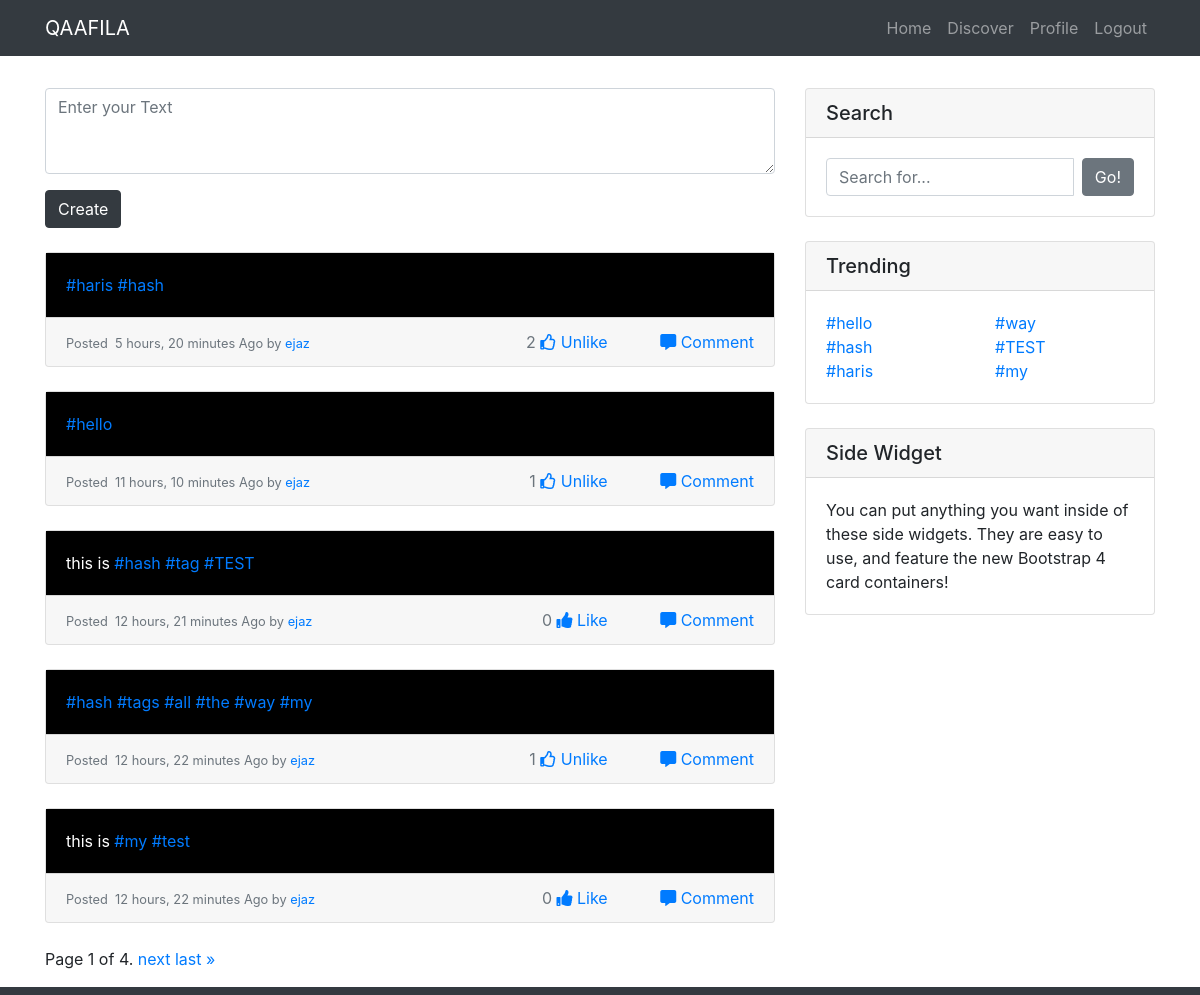
The app's page / (signed in) with its own data.
### Qaafila/models.py (models this page shows, shortened)
class Darja(models.Model):
  text = models.CharField(max_length=255)
  user = models.ForeignKey(settings.AUTH_USER_MODEL, on_delete=models.CASCADE)
  created_at = models.DateTimeField(auto_now_add=True)
  updated_at = models.DateTimeField(auto_now=True)
  likes = models.ManyToManyField(settings.AUTH_USER_MODEL, related_name='post_likes')
  class Meta:
    ordering = ['-created_at']

class hashTag(models.Model):
  tag_name = models.CharField(max_length=50)
  created_at = models.DateTimeField(auto_now_add=True)
  def __str__(self):
    return str(self.tag_name)

### Qaafila/views.py (the view, shortened to what this page needs)
# urls.py: 2. Add a URL to urlpatterns:  path('', views.home, name='home')
def home(request):
  form = DarjaForm(request.POST or None)
  tags1 =  hashTag.objects.all()[:3]
  tags2 =  hashTag.objects.all()[3:]
  query = request.GET.get('q')
  if query:
    posts = Darja.objects.filter(text__contains=query)
  else:
    posts = Darja.objects.all()
  paginator = Paginator(posts, 5) # Show 5 contacts per page
  page = request.GET.get('page')
  posts = paginator.get_page(page)
  context = {'posts':posts, 'form':form, 'htags1':tags1, 'htags2':tags2}
  return render(request, 'home.html', context)

### Qaafila/forms.py
class DarjaForm(forms.ModelForm):
  class Meta:
    model = Darja
    fields = ['text']
    labels = {'text':''}
    widgets = {
      'text' : forms.Textarea(
        attrs={'placeholder':'Enter your Text',
               'rows':3
               }
               )
    }

### Qaafila/templates/home.html (shortened to what this page needs)
{% extends 'base.html' %}
{% load crispy_forms_tags %}
{% block content %}
{% if request.user.is_authenticated %}
<form action="" method="post"> {% csrf_token %}
  {{form|crispy}}
  <button type="submit" class="btn btn-dark">Create</button>
</form>
{% else %}
<a href="{% url 'login' %}">Login to post your status</a>
{% endif %}
{% for post in posts %}
<div class="card mb-4 mt-4">
    <div class="card-body post-text">
    </div>
    <div class="card-footer text-muted">
        <small>
            Posted &nbsp;{{post.created_at|timesince}} Ago by
            <a href="#">{{post.user}}</a>
        </small>
          <span class="float-right">
             <span class="mr-4"> {{post.likes.count}}
               {% if request.user in post.likes.all %}
               <a href="{% url 'like_post' post.pk %}"><i class="far fa-thumbs-up"></i> Unlike</a>
               {% else %}
               {% if request.user.is_authenticated %}
                  <a href="{% url 'like_post' post.pk %}"><i class="fas fa-thumbs-up"></i> Like</a>
                  {% else %}
                  <a href="{% url 'login'  %}"><i class="fas fa-thumbs-up"></i> Like</a>
                  {% endif %}
               {% endif %}
             </span>
              <a href="{% url 'detail' post.pk %}"><i class="fas fa-comment-alt ml-4"></i> Comment</a>
          </span>
      </div>
  </div>
{% endfor %}
{% endblock content %}
{% block tags1 %}
{% for tag in htags1 %}
<li>
    <a href="#">#{{tag}}</a>
</li>
{% endfor %}
{% endblock tags1 %}
{% block tags2 %}
{% for tag in htags2 %}
<li>
    <a href="#">#{{tag}}</a>
</li>
{% endfor %}
{% endblock tags2 %}

### static/css/blog-home.css (style rules this page uses)
body { padding-top: 56px; }

### Qaafila/templates/home.html (style rules this page uses)
.post-text { color: white; background-color: black; }

### records on screen
Darja: created_at "5 hours, 20 minutes", user "ejaz", likes.count "2", shows "Unlike"
Darja: created_at "11 hours, 10 minutes", user "ejaz", likes.count "1", shows "Unlike"
Darja: created_at "12 hours, 21 minutes", user "ejaz", likes.count "0", shows "Like"
Darja: created_at "12 hours, 22 minutes", user "ejaz", likes.count "1", shows "Unlike"
Darja: created_at "12 hours, 22 minutes", user "ejaz", likes.count "0", shows "Like"
hashTag: tag_name "hello"
hashTag: tag_name "hash"
hashTag: tag_name "haris"
hashTag: tag_name "way"
hashTag: tag_name "TEST"
hashTag: tag_name "my"

### other values on screen
{{ posts.number }} "1"
{{ posts.paginator.num_pages }} "4"
